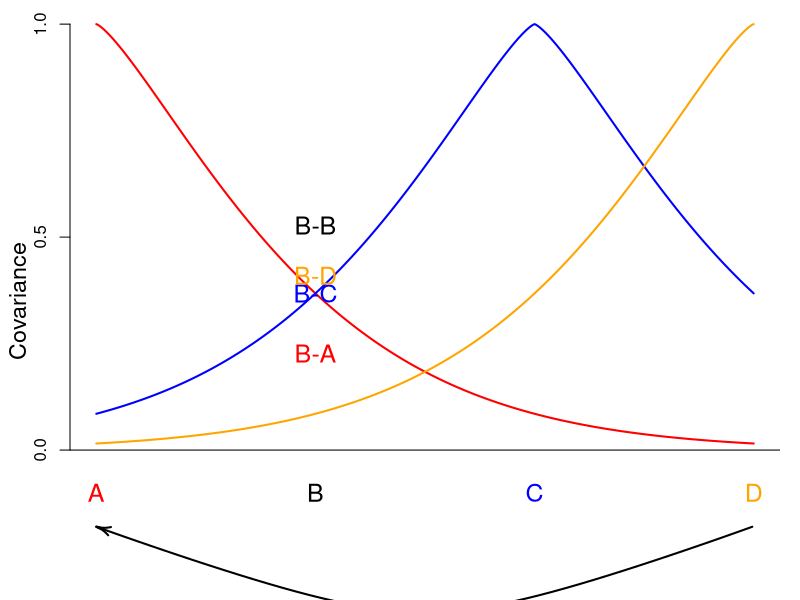

Write the R code that produced this figure.
library(igraph)
iArrows <- igraph:::igraph.Arrows   #http://kbroman.wordpress.com/2012/10/11/curved-arrows-in-r/

alpha=1
par(mar=c(0,3.5,0.1,1))
loc<-c(0,1,2,3)

covar.d<-function(d){
exp(-alpha*sqrt(d^2)^1.3)
}
cols<-c("red","black","blue","orange")

d<-seq(0,3,length=1000)
plot(d,covar.d(d-loc[1]),type="l",col=cols[1],lwd=2,ylim=c(-0.3,1),axes=FALSE,xlab="",ylab="",cex=1.5)
axis(side=2,at=c(0,0.5,1),cex=1.2)
mtext(side=2,line=2,"Covariance",cex=1.4)
abline(h=0)

lines(d,covar.d(d-loc[3]),col=cols[3],lwd=2)
lines(d,covar.d(d-loc[4]),col=cols[4],lwd=2)
w1<-0.4
text(x=1, y = (1-w1)*covar.d(loc[1]-loc[2]) + w1*covar.d(loc[1]-loc[4]),col=cols[1],"B-A",cex=1.5)  #points(x=1, y = (1-w1)*covar.d(0-1) + w1*covar.d(0-3),col=cols[1],pch=19)
text(x=1, y = (1-w1)*covar.d(loc[3]-loc[2]) + w1*covar.d(loc[3]-loc[4]),col=cols[3],"B-C",cex=1.5)
text(x=1, y = (1-w1)*covar.d(loc[4]-loc[1]) + w1*covar.d(0),col=cols[4],"B-D" ,cex=1.5)
text(x=1, y = (1-w1)*(1-w1)*1 + w1*w1*1 + 2*(1-w1)*w1*covar.d(loc[4]-loc[1]),col=cols[2],"B-B" ,cex=1.5)

text(c(0,1,2,3),rep(-0.1,4),c("A","B","C",'D'),col=cols,cex=1.5)
iArrows(loc[4], -0.18, loc[1], -0.18,
          h.lwd=2, sh.lwd=2, sh.col="black",
          curve=0.2 , width=1, size=0.7)
          dev.copy2pdf(file="~/Desktop/Admix_covar_toy_fig.pdf")
          
#          points(x=1, y = (1-w1)*covar.d(0-1) + w1*covar.d(0-3),col=cols[1],pch=19)
#points(x=1, y = (1-w1)*covar.d(2-1) + w1*covar.d(3-2),col=cols[3],pch=19 )
#points(x=1, y = (1-w1)*covar.d(3-1) + w1*covar.d(3-3),col=cols[4],pch=19 )
#points(x=1, y = (1-w1)*(1-w1)*1 + w1*w1*1 + 2*(1-w1)*w1*covar.d(3-1),col=cols[2],pch=19 )
